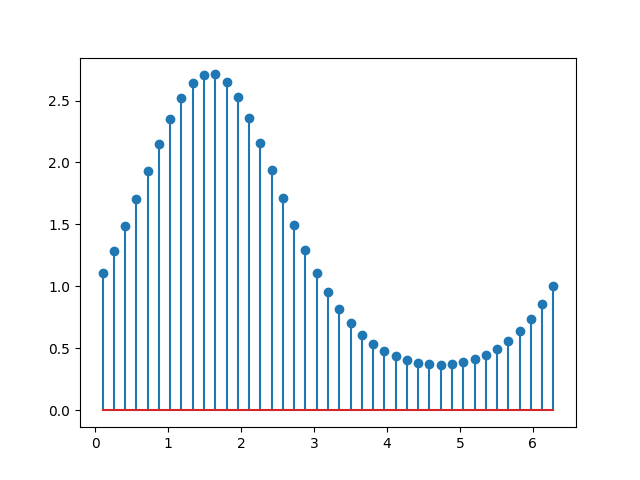

Reproduce this figure in Python.
# 引入所需库
import matplotlib.pyplot as plt
import numpy as np
import matplotlib
matplotlib.use('TkAgg')

# 创建数据
x = np.linspace(0.1, 2 * np.pi, 41)
y = np.exp(np.sin(x))
# 绘制棉棒图
plt.stem(x, y)
plt.show()
